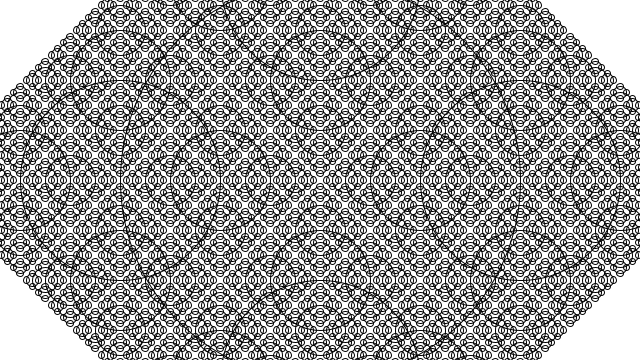
Frame 1 (no input)
Frame 2 (the mouse pressed at the canvas centre, redrawn once): identical to frame 1, image omitted

The Processing sketch that drew this single still picture (run headless with seeded random() and noise(); the mouse was pressed at the canvas centre and the sketch redrawn once):

// Processing sketch: NOC_8_03_Recursion
// ── NOC_8_03_Recursion.pde
// The Nature of Code
// Daniel Shiffman
// http://natureofcode.com

// Simple Recursion

void setup() {
  size(640, 360);  
}

void draw() {
  background(255);
  drawCircle(width/2, height/2, 400);
  noLoop();
}

void drawCircle(float x, float y, float radius) {
  noFill();
  stroke(0);
  ellipse(x, y, radius, radius);
  if (radius > 8) {
    // Four circles! left right, up and down
    drawCircle(x + radius/2, y, radius/2);
    drawCircle(x - radius/2, y, radius/2);
    drawCircle(x, y + radius/2, radius/2);
    drawCircle(x, y - radius/2, radius/2);
  }
}
